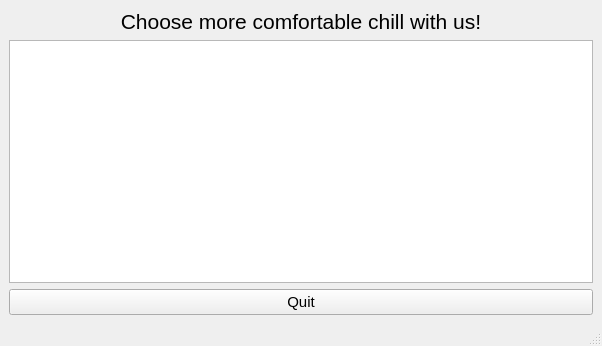
<?xml version="1.0" encoding="UTF-8"?>
<ui version="4.0">
 <class>Buying_package</class>
 <widget class="QMainWindow" name="Buying_package">
  <property name="geometry">
   <rect>
    <x>0</x>
    <y>0</y>
    <width>602</width>
    <height>346</height>
   </rect>
  </property>
  <property name="windowTitle">
   <string>MainWindow</string>
  </property>
  <widget class="QWidget" name="centralwidget">
   <layout class="QGridLayout" name="gridLayout">
    <item row="0" column="0">
     <widget class="QLabel" name="label">
      <property name="text">
       <string>&lt;html&gt;&lt;head/&gt;&lt;body&gt;&lt;p align=&quot;center&quot;&gt;&lt;span style=&quot; font-size:16pt;&quot;&gt;Choose more comfortable chill with us!&lt;/span&gt;&lt;/p&gt;&lt;/body&gt;&lt;/html&gt;</string>
      </property>
     </widget>
    </item>
    <item row="1" column="0">
     <widget class="QTableView" name="tableView"/>
    </item>
    <item row="2" column="0">
     <widget class="QPushButton" name="Quit_button">
      <property name="font">
       <font>
        <family>Arial</family>
        <pointsize>11</pointsize>
       </font>
      </property>
      <property name="text">
       <string>Quit</string>
      </property>
     </widget>
    </item>
   </layout>
  </widget>
  <widget class="QMenuBar" name="menubar">
   <property name="geometry">
    <rect>
     <x>0</x>
     <y>0</y>
     <width>602</width>
     <height>22</height>
    </rect>
   </property>
  </widget>
  <widget class="QStatusBar" name="statusbar"/>
 </widget>
 <resources/>
 <connections/>
</ui>
